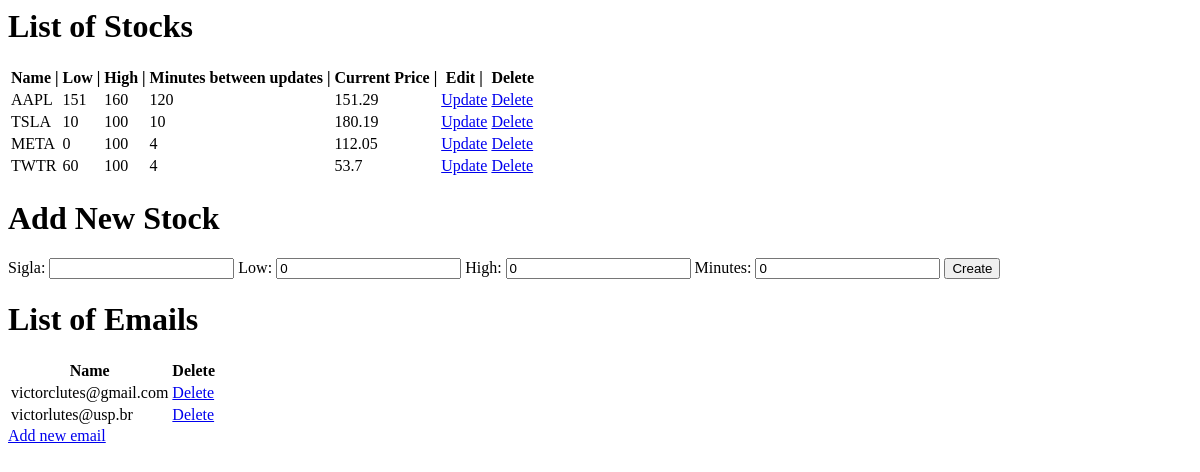
The app's page /, older data.
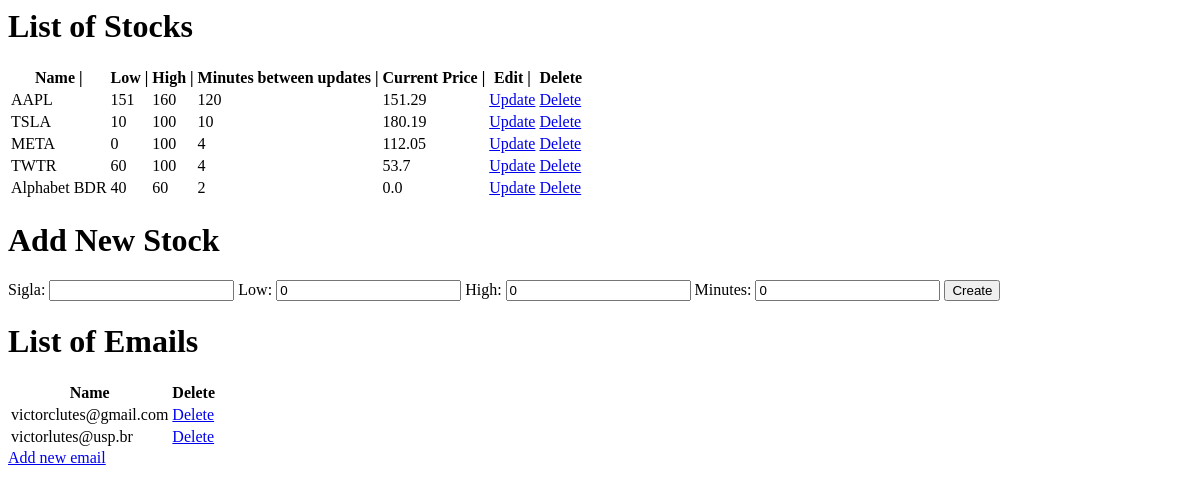
The same page, newer data.
### follows/models.py (models this page shows, shortened)
class Stock(models.Model):
    sigla = models.CharField(max_length=20)
    timeCreated = models.DateTimeField(auto_now_add=True)
    low = models.IntegerField(default=0)
    high = models.IntegerField(default=0)
    minutes = models.IntegerField(default=0)
    currentPrice = models.FloatField(default=1.0)

class Recipient(models.Model):
    email = models.EmailField(max_length=30)

### follows/views.py (the view)
# urls.py: path('', views.listItems, name='list'),
def listItems(request):
    latest_stock_list = Stock.objects.all()
    latest_recipient_list = Recipient.objects.all()
    stockForm=StockForm()
    recipientForm=RecipientForm()
    context = {
        'stock_list': latest_stock_list,
        'stock_form': stockForm,
        'recipient_list': latest_recipient_list,
        'recipient_form': recipientForm,
    }
    if request.method=='POST':
        print(request.POST)
        form=StockForm(request.POST)
        if form.is_valid():
            form.save()
            return redirect('/')
    return render(request, 'listItems.html', context)

### follows/form.py
class StockForm(ModelForm):
    class Meta:
        model=Stock
        fields=['sigla', 'low', 'high', 'minutes']

class RecipientForm(ModelForm):
    class Meta:
        model=Recipient
        fields=['email']

### follows/templates/listItems.html (shortened to what this page needs)
<h1>List of Stocks</h1>
{% if stock_list %}
    <table>
        <tr>
            <th>Name | </th>
            <th>Low | </th>
            <th>High | </th>
            <th>Minutes between updates | </th>
            <th>Current Price | </th>
            <th>Edit | </th>
            <th>Delete</th>
        </tr>
        {% for stock in stock_list %}
            <tr>
                <td>{{stock.sigla}}</td>
                <td>{{stock.low}}</td>
                <td>{{stock.high}}</td>
                <td>{{stock.minutes}}</td>
                <td>{{stock.currentPrice}}</td>
                <td><a href="{% url 'update_stock' stock.id %}">Update</a></td>
                <td><a href="{% url 'delete_stock' stock.id %}">Delete</a></td>
            </tr>
        {% endfor %}
    </table>
    {% else %}
    <p>No shares are available.</p>
{% endif %}
<form action="" method="POST">
    <h1>Add New Stock</h1>
    {{stock_form}}
    <input type="submit" name="Create" value='Create'>
</form>
<h1>List of Emails</h1>
{% if recipient_list %}
    <table>
        <tr>
            <th>Name</th>
            <th>Delete</th>
        </tr>
        {% for recipient in recipient_list %}
            <form action="" method="POST">
                <tr>
                    <td>{{recipient.email}}</td>
                    <td><a href="{% url 'delete_email' recipient.id %}">Delete</a></td>
                </tr>
            </form>
        {% endfor %}
    </table>
    {% else %}
    <p>No emails are available.</p>
{% endif %}
<td><a href="{% url 'add_recipient' %}">Add new email</a></td>

Row changes from the older to the newer data that the page shows:
added Stock: sigla "Alphabet BDR", low "40", high "60", minutes "2", currentPrice "0.0"
